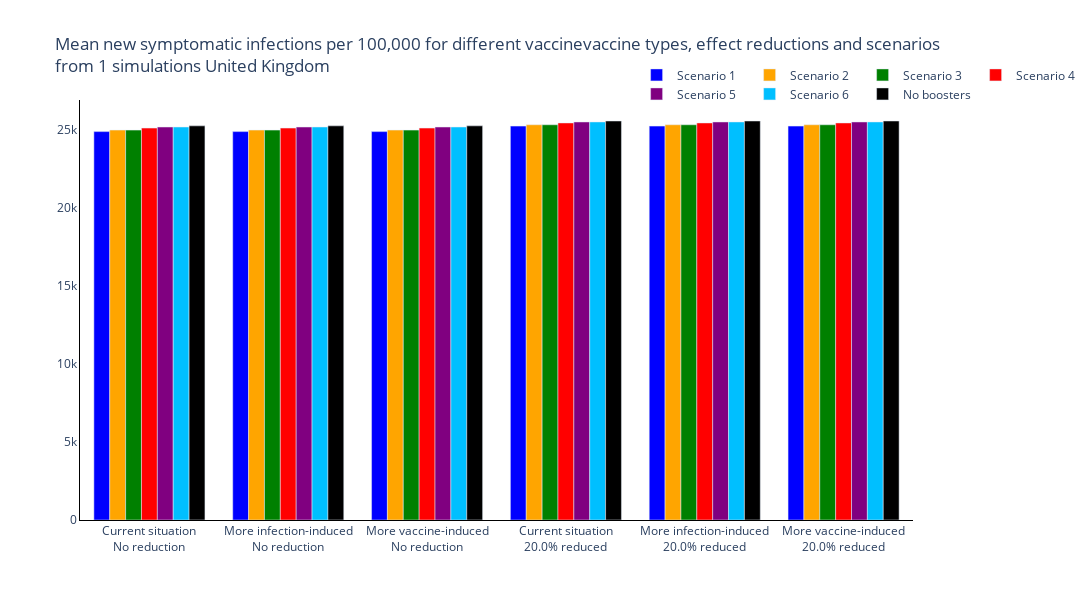
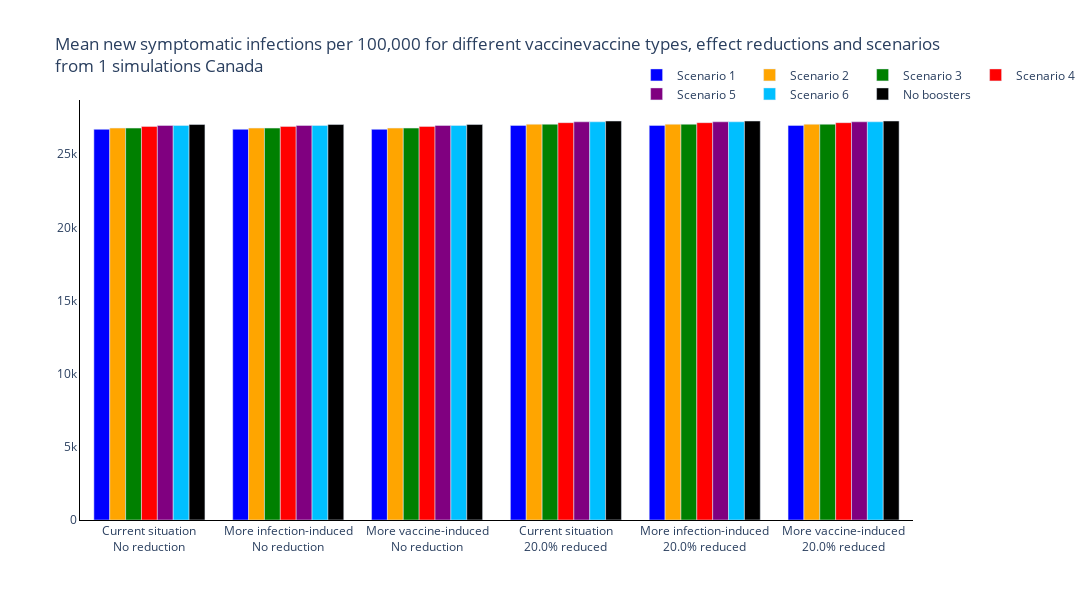
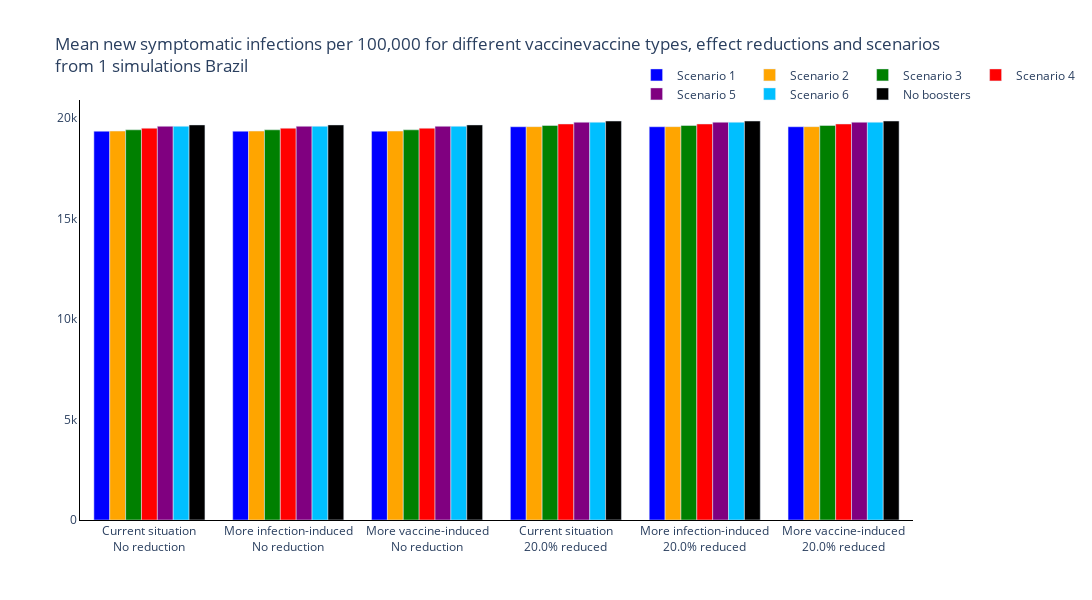
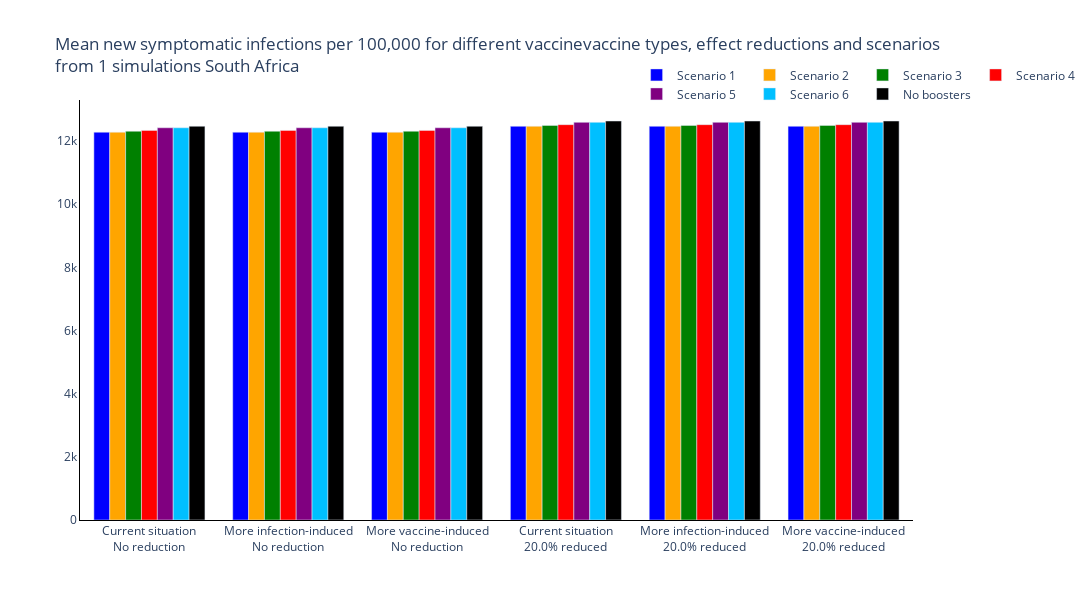

Here is the notebook cell these charts were saved with, in order:
### Markdown cell above
### Total New Infections

### Code cell
new_colours = ['blue', 'orange', 'green', 'red', 'purple', 'deepskyblue', 'black']

trace_name = ['Scenario {}'.format(s+1) for s, scenario in enumerate(scenario_names[:-1])] + [scenario_names[-1]]

for r, reg in enumerate(regions):
    fig = go.Figure()
    # Plot for each region
    for s, scenario in enumerate(scenario_names):
        fig.add_trace(
            go.Bar(
                y=[np.sum(total_new_infections_mean[r][cv, ss, s, :]) for cv, change_vacc in enumerate(changes_vaccine) for ss, sero_scen in enumerate(seroprevalance_scenarios)],
                x=['{}<br>{}% reduced'.format(sero_scen, 100 * change_vacc) if change_vacc!=0 else '{}<br>No reduction'.format(sero_scen) for cv, change_vacc in enumerate(changes_vaccine) for ss, sero_scen in enumerate(seroprevalance_scenarios)],
                name=trace_name[s],
                marker_color=new_colours[s]
            )
        )

    # Add axis labels
    fig.update_layout(
        boxmode='group',
        title='Mean new symptomatic infections per 100,000 for different vaccinevaccine types, effect reductions and scenarios<br>from {} simulations {}'.format(len(regimes), reg),
        width=1100,
        height=600,
        plot_bgcolor='white',
        xaxis=dict(linecolor='black'),
        yaxis=dict(linecolor='black'),
        hovermode='x unified',
        legend=dict(
                orientation="h",
                yanchor="bottom",
                y=0.98,
                xanchor="right",
                x=1.2
            )
        )

    fig.write_image('images/report4_variant_adapted_vaccine/New symptomatic infections per Scenario and Vaccine Type {}.pdf'.format(reg))
    fig.show()

### Figure 1 — Plotly figure (JSON) as saved in the notebook; plotly's stock layout.template omitted (floating-point values rounded to 4 significant figures)
{"data": [{"marker": {"color": "blue"}, "name": "Scenario 1", "type": "bar", "x": ["Current situation<br>No reduction", "More infection-induced<br>No reduction", "More vaccine-induced<br>No reduction", "Current situation<br>20.0% reduced", "More infection-induced<br>20.0% reduced", "More vaccine-induced<br>20.0% reduced"], "y": [24870.0, 24870.0, 24870.0, 25220.0, 25220.0, 25220.0]}, {"marker": {"color": "orange"}, "name": "Scenario 2", "type": "bar", "x": ["Current situation<br>No reduction", "More infection-induced<br>No reduction", "More vaccine-induced<br>No reduction", "Current situation<br>20.0% reduced", "More infection-induced<br>20.0% reduced", "More vaccine-induced<br>20.0% reduced"], "y": [24960.0, 24960.0, 24960.0, 25310.0, 25310.0, 25310.0]}, {"marker": {"color": "green"}, "name": "Scenario 3", "type": "bar", "x": ["Current situation<br>No reduction", "More infection-induced<br>No reduction", "More vaccine-induced<br>No reduction", "Current situation<br>20.0% reduced", "More infection-induced<br>20.0% reduced", "More vaccine-induced<br>20.0% reduced"], "y": [24960.0, 24960.0, 24960.0, 25310.0, 25310.0, 25310.0]}, {"marker": {"color": "red"}, "name": "Scenario 4", "type": "bar", "x": ["Current situation<br>No reduction", "More infection-induced<br>No reduction", "More vaccine-induced<br>No reduction", "Current situation<br>20.0% reduced", "More infection-induced<br>20.0% reduced", "More vaccine-induced<br>20.0% reduced"], "y": [25090.0, 25090.0, 25090.0, 25420.0, 25420.0, 25420.0]}, {"marker": {"color": "purple"}, "name": "Scenario 5", "type": "bar", "x": ["Current situation<br>No reduction", "More infection-induced<br>No reduction", "More vaccine-induced<br>No reduction", "Current situation<br>20.0% reduced", "More infection-induced<br>20.0% reduced", "More vaccine-induced<br>20.0% reduced"], "y": [25160.0, 25160.0, 25160.0, 25480.0, 25480.0, 25480.0]}, {"marker": {"color": "deepskyblue"}, "name": "Scenario 6", "type": "bar", "x": ["Current situation<br>No reduction", "More infection-induced<br>No reduction", "More vaccine-induced<br>No reduction", "Current situation<br>20.0% reduced", "More infection-induced<br>20.0% reduced", "More vaccine-induced<br>20.0% reduced"], "y": [25160.0, 25160.0, 25160.0, 25480.0, 25480.0, 25480.0]}, {"marker": {"color": "black"}, "name": "No boosters", "type": "bar", "x": ["Current situation<br>No reduction", "More infection-induced<br>No reduction", "More vaccine-induced<br>No reduction", "Current situation<br>20.0% reduced", "More infection-induced<br>20.0% reduced", "More vaccine-induced<br>20.0% reduced"], "y": [25240.0, 25240.0, 25240.0, 25550.0, 25550.0, 25550.0]}], "layout": {"boxmode": "group", "height": 600, "hovermode": "x unified", "legend": {"orientation": "h", "x": 1.2, "xanchor": "right", "y": 0.98, "yanchor": "bottom"}, "plot_bgcolor": "white", "title": {"text": "Mean new symptomatic infections per 100,000 for different vaccinevaccine types, effect reductions and scenarios<br>from 1 simulations United Kingdom"}, "width": 1100, "xaxis": {"linecolor": "black"}, "yaxis": {"linecolor": "black"}}}

### Figure 2 — Plotly figure (JSON) as saved in the notebook; plotly's stock layout.template omitted (floating-point values rounded to 4 significant figures)
{"data": [{"marker": {"color": "blue"}, "name": "Scenario 1", "type": "bar", "x": ["Current situation<br>No reduction", "More infection-induced<br>No reduction", "More vaccine-induced<br>No reduction", "Current situation<br>20.0% reduced", "More infection-induced<br>20.0% reduced", "More vaccine-induced<br>20.0% reduced"], "y": [26700.0, 26700.0, 26700.0, 26970.0, 26970.0, 26970.0]}, {"marker": {"color": "orange"}, "name": "Scenario 2", "type": "bar", "x": ["Current situation<br>No reduction", "More infection-induced<br>No reduction", "More vaccine-induced<br>No reduction", "Current situation<br>20.0% reduced", "More infection-induced<br>20.0% reduced", "More vaccine-induced<br>20.0% reduced"], "y": [26790.0, 26790.0, 26790.0, 27050.0, 27050.0, 27050.0]}, {"marker": {"color": "green"}, "name": "Scenario 3", "type": "bar", "x": ["Current situation<br>No reduction", "More infection-induced<br>No reduction", "More vaccine-induced<br>No reduction", "Current situation<br>20.0% reduced", "More infection-induced<br>20.0% reduced", "More vaccine-induced<br>20.0% reduced"], "y": [26790.0, 26790.0, 26790.0, 27050.0, 27050.0, 27050.0]}, {"marker": {"color": "red"}, "name": "Scenario 4", "type": "bar", "x": ["Current situation<br>No reduction", "More infection-induced<br>No reduction", "More vaccine-induced<br>No reduction", "Current situation<br>20.0% reduced", "More infection-induced<br>20.0% reduced", "More vaccine-induced<br>20.0% reduced"], "y": [26900.0, 26900.0, 26900.0, 27150.0, 27150.0, 27150.0]}, {"marker": {"color": "purple"}, "name": "Scenario 5", "type": "bar", "x": ["Current situation<br>No reduction", "More infection-induced<br>No reduction", "More vaccine-induced<br>No reduction", "Current situation<br>20.0% reduced", "More infection-induced<br>20.0% reduced", "More vaccine-induced<br>20.0% reduced"], "y": [26960.0, 26960.0, 26960.0, 27210.0, 27210.0, 27210.0]}, {"marker": {"color": "deepskyblue"}, "name": "Scenario 6", "type": "bar", "x": ["Current situation<br>No reduction", "More infection-induced<br>No reduction", "More vaccine-induced<br>No reduction", "Current situation<br>20.0% reduced", "More infection-induced<br>20.0% reduced", "More vaccine-induced<br>20.0% reduced"], "y": [26960.0, 26960.0, 26960.0, 27210.0, 27210.0, 27210.0]}, {"marker": {"color": "black"}, "name": "No boosters", "type": "bar", "x": ["Current situation<br>No reduction", "More infection-induced<br>No reduction", "More vaccine-induced<br>No reduction", "Current situation<br>20.0% reduced", "More infection-induced<br>20.0% reduced", "More vaccine-induced<br>20.0% reduced"], "y": [27030.0, 27030.0, 27030.0, 27270.0, 27270.0, 27270.0]}], "layout": {"boxmode": "group", "height": 600, "hovermode": "x unified", "legend": {"orientation": "h", "x": 1.2, "xanchor": "right", "y": 0.98, "yanchor": "bottom"}, "plot_bgcolor": "white", "title": {"text": "Mean new symptomatic infections per 100,000 for different vaccinevaccine types, effect reductions and scenarios<br>from 1 simulations Canada"}, "width": 1100, "xaxis": {"linecolor": "black"}, "yaxis": {"linecolor": "black"}}}

### Figure 3 — Plotly figure (JSON) as saved in the notebook; plotly's stock layout.template omitted (floating-point values rounded to 4 significant figures)
{"data": [{"marker": {"color": "blue"}, "name": "Scenario 1", "type": "bar", "x": ["Current situation<br>No reduction", "More infection-induced<br>No reduction", "More vaccine-induced<br>No reduction", "Current situation<br>20.0% reduced", "More infection-induced<br>20.0% reduced", "More vaccine-induced<br>20.0% reduced"], "y": [19330.0, 19330.0, 19330.0, 19550.0, 19550.0, 19550.0]}, {"marker": {"color": "orange"}, "name": "Scenario 2", "type": "bar", "x": ["Current situation<br>No reduction", "More infection-induced<br>No reduction", "More vaccine-induced<br>No reduction", "Current situation<br>20.0% reduced", "More infection-induced<br>20.0% reduced", "More vaccine-induced<br>20.0% reduced"], "y": [19340.0, 19340.0, 19340.0, 19560.0, 19560.0, 19560.0]}, {"marker": {"color": "green"}, "name": "Scenario 3", "type": "bar", "x": ["Current situation<br>No reduction", "More infection-induced<br>No reduction", "More vaccine-induced<br>No reduction", "Current situation<br>20.0% reduced", "More infection-induced<br>20.0% reduced", "More vaccine-induced<br>20.0% reduced"], "y": [19400.0, 19400.0, 19400.0, 19610.0, 19610.0, 19610.0]}, {"marker": {"color": "red"}, "name": "Scenario 4", "type": "bar", "x": ["Current situation<br>No reduction", "More infection-induced<br>No reduction", "More vaccine-induced<br>No reduction", "Current situation<br>20.0% reduced", "More infection-induced<br>20.0% reduced", "More vaccine-induced<br>20.0% reduced"], "y": [19480.0, 19480.0, 19480.0, 19690.0, 19690.0, 19690.0]}, {"marker": {"color": "purple"}, "name": "Scenario 5", "type": "bar", "x": ["Current situation<br>No reduction", "More infection-induced<br>No reduction", "More vaccine-induced<br>No reduction", "Current situation<br>20.0% reduced", "More infection-induced<br>20.0% reduced", "More vaccine-induced<br>20.0% reduced"], "y": [19570.0, 19570.0, 19570.0, 19780.0, 19780.0, 19780.0]}, {"marker": {"color": "deepskyblue"}, "name": "Scenario 6", "type": "bar", "x": ["Current situation<br>No reduction", "More infection-induced<br>No reduction", "More vaccine-induced<br>No reduction", "Current situation<br>20.0% reduced", "More infection-induced<br>20.0% reduced", "More vaccine-induced<br>20.0% reduced"], "y": [19570.0, 19570.0, 19570.0, 19780.0, 19780.0, 19780.0]}, {"marker": {"color": "black"}, "name": "No boosters", "type": "bar", "x": ["Current situation<br>No reduction", "More infection-induced<br>No reduction", "More vaccine-induced<br>No reduction", "Current situation<br>20.0% reduced", "More infection-induced<br>20.0% reduced", "More vaccine-induced<br>20.0% reduced"], "y": [19640.0, 19640.0, 19640.0, 19840.0, 19840.0, 19840.0]}], "layout": {"boxmode": "group", "height": 600, "hovermode": "x unified", "legend": {"orientation": "h", "x": 1.2, "xanchor": "right", "y": 0.98, "yanchor": "bottom"}, "plot_bgcolor": "white", "title": {"text": "Mean new symptomatic infections per 100,000 for different vaccinevaccine types, effect reductions and scenarios<br>from 1 simulations Brazil"}, "width": 1100, "xaxis": {"linecolor": "black"}, "yaxis": {"linecolor": "black"}}}

### Figure 4 — Plotly figure (JSON) as saved in the notebook; plotly's stock layout.template omitted (floating-point values rounded to 4 significant figures)
{"data": [{"marker": {"color": "blue"}, "name": "Scenario 1", "type": "bar", "x": ["Current situation<br>No reduction", "More infection-induced<br>No reduction", "More vaccine-induced<br>No reduction", "Current situation<br>20.0% reduced", "More infection-induced<br>20.0% reduced", "More vaccine-induced<br>20.0% reduced"], "y": [12280.0, 12280.0, 12280.0, 12470.0, 12470.0, 12470.0]}, {"marker": {"color": "orange"}, "name": "Scenario 2", "type": "bar", "x": ["Current situation<br>No reduction", "More infection-induced<br>No reduction", "More vaccine-induced<br>No reduction", "Current situation<br>20.0% reduced", "More infection-induced<br>20.0% reduced", "More vaccine-induced<br>20.0% reduced"], "y": [12280.0, 12280.0, 12280.0, 12470.0, 12470.0, 12470.0]}, {"marker": {"color": "green"}, "name": "Scenario 3", "type": "bar", "x": ["Current situation<br>No reduction", "More infection-induced<br>No reduction", "More vaccine-induced<br>No reduction", "Current situation<br>20.0% reduced", "More infection-induced<br>20.0% reduced", "More vaccine-induced<br>20.0% reduced"], "y": [12310.0, 12310.0, 12310.0, 12500.0, 12500.0, 12500.0]}, {"marker": {"color": "red"}, "name": "Scenario 4", "type": "bar", "x": ["Current situation<br>No reduction", "More infection-induced<br>No reduction", "More vaccine-induced<br>No reduction", "Current situation<br>20.0% reduced", "More infection-induced<br>20.0% reduced", "More vaccine-induced<br>20.0% reduced"], "y": [12340.0, 12340.0, 12340.0, 12520.0, 12520.0, 12520.0]}, {"marker": {"color": "purple"}, "name": "Scenario 5", "type": "bar", "x": ["Current situation<br>No reduction", "More infection-induced<br>No reduction", "More vaccine-induced<br>No reduction", "Current situation<br>20.0% reduced", "More infection-induced<br>20.0% reduced", "More vaccine-induced<br>20.0% reduced"], "y": [12420.0, 12420.0, 12420.0, 12590.0, 12590.0, 12590.0]}, {"marker": {"color": "deepskyblue"}, "name": "Scenario 6", "type": "bar", "x": ["Current situation<br>No reduction", "More infection-induced<br>No reduction", "More vaccine-induced<br>No reduction", "Current situation<br>20.0% reduced", "More infection-induced<br>20.0% reduced", "More vaccine-induced<br>20.0% reduced"], "y": [12420.0, 12420.0, 12420.0, 12590.0, 12590.0, 12590.0]}, {"marker": {"color": "black"}, "name": "No boosters", "type": "bar", "x": ["Current situation<br>No reduction", "More infection-induced<br>No reduction", "More vaccine-induced<br>No reduction", "Current situation<br>20.0% reduced", "More infection-induced<br>20.0% reduced", "More vaccine-induced<br>20.0% reduced"], "y": [12470.0, 12470.0, 12470.0, 12640.0, 12640.0, 12640.0]}], "layout": {"boxmode": "group", "height": 600, "hovermode": "x unified", "legend": {"orientation": "h", "x": 1.2, "xanchor": "right", "y": 0.98, "yanchor": "bottom"}, "plot_bgcolor": "white", "title": {"text": "Mean new symptomatic infections per 100,000 for different vaccinevaccine types, effect reductions and scenarios<br>from 1 simulations South Africa"}, "width": 1100, "xaxis": {"linecolor": "black"}, "yaxis": {"linecolor": "black"}}}
